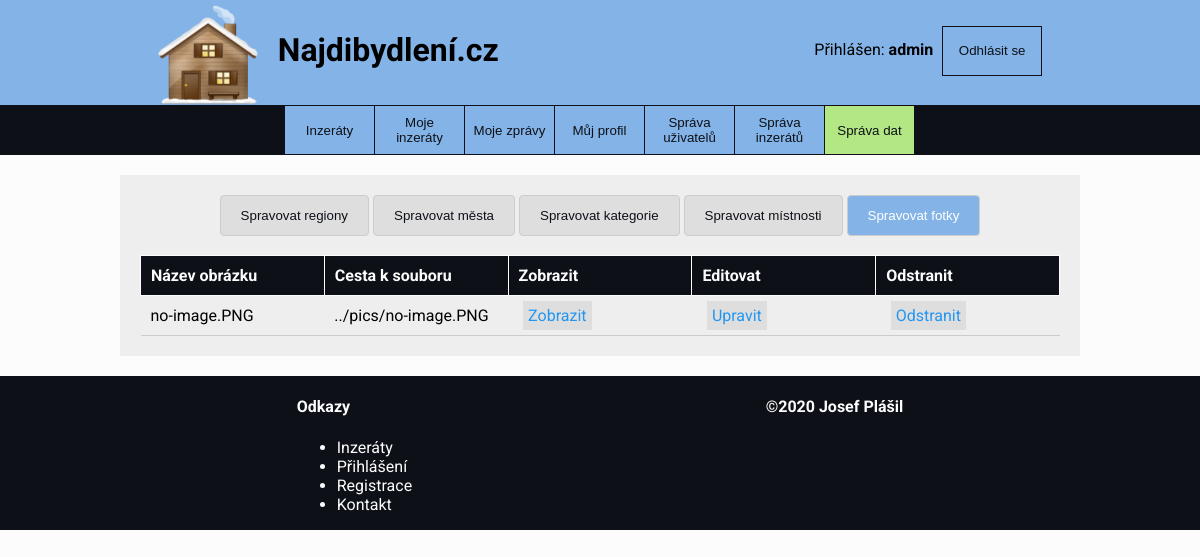
The page /index.php?page=manage_data&back (signed in) on the database as committed earlier.
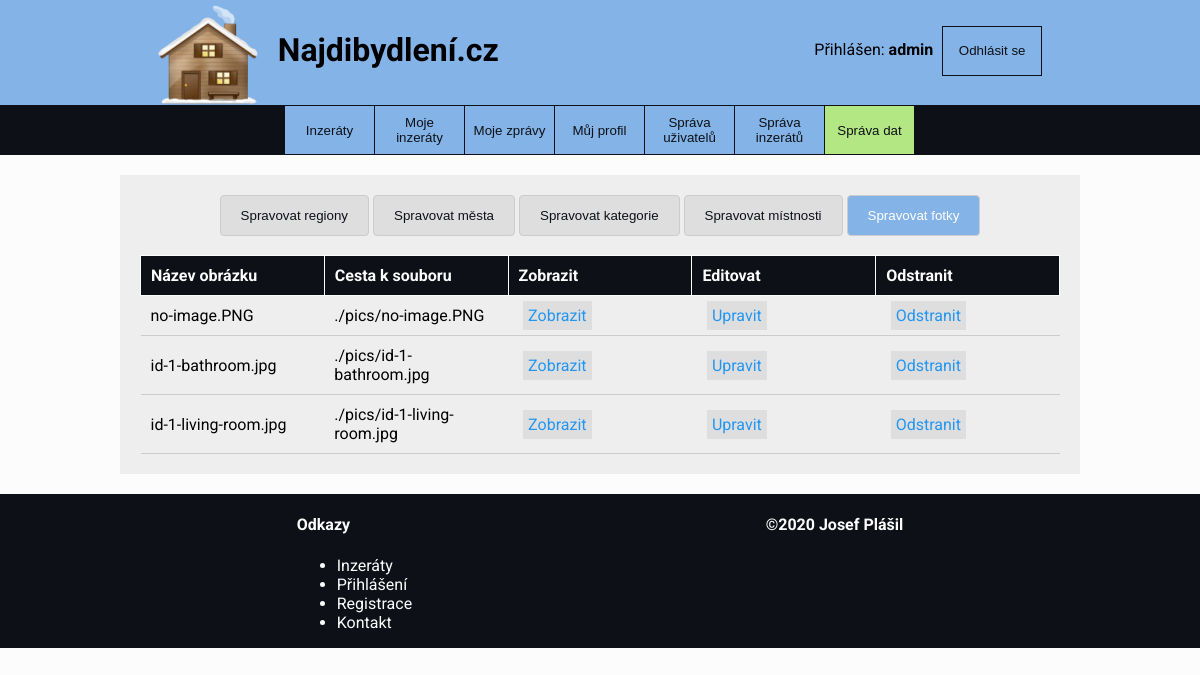
The same page on the database as committed later.
### tables this page shows
CREATE TABLE IF NOT EXISTS `images`
(
    `image_id`      INT          NOT NULL AUTO_INCREMENT,
    `name`          VARCHAR(75)  NOT NULL,
    `path`          VARCHAR(256) NOT NULL,
    `items_item_id` INT(5)       NOT NULL,
    PRIMARY KEY (`image_id`),
    INDEX `fk_images_items1_idx` (`items_item_id` ASC),
    CONSTRAINT `fk_images_items1`
        FOREIGN KEY (`items_item_id`)
            REFERENCES `items` (`item_id`)
            ON DELETE NO ACTION
            ON UPDATE NO ACTION
);

### data/function.php (called while the page is built, shortened)
<?php
$dbServername = "localhost";
$dbUsername = "root";
$dbPassword = "Database1001";
$dbName = 'db_dev';
function getAllPictures() {
    global $dbServername, $dbUsername, $dbPassword, $dbName;
    $conn = new mysqli($dbServername, $dbUsername, $dbPassword, $dbName);
    $sql = "SELECT * FROM images";
    return $conn->query($sql);
}

### page/manage_data.php (the view, shortened to what this page needs)
<?php
$pictureList = getAllPictures();
?>
<div class="full-width-wrapper">
    <div class="flex-wrap">
        <div class="item-details">
            <div id="data">
            <button id="manage-region" type="button" class="global-button global-button-active">Spravovat regiony</button>
            <button id="manage-city" type="button" class="global-button">Spravovat města</button>
            <button id="manage-category" type="button" class="global-button">Spravovat kategorie</button>
            <button id="manage-room" type="button" class="global-button">Spravovat místnosti</button>
            <button id="manage-image" type="button" class="global-button">Spravovat fotky</button>
            <br><br>
            <div id="div-image" style="display: none">
                <div style="overflow-x:auto;">
                <table class='messages-table'>
                    <tr><th>Název obrázku</th><th>Cesta k souboru</th><th>Zobrazit</th><th>Editovat</th><th>Odstranit</th></tr>
                    <?php
                    if ($pictureList->num_rows > 0) {
                        while ($rowPicture = $pictureList->fetch_assoc()) {
                            $pictureId = $rowPicture["image_id"];
                            $pictureName = $rowPicture["name"];
                            $picturePath = $rowPicture["path"];
                            echo "
                            <tr style='border-bottom: 1px solid #cccccc'><td>$pictureName</td><td>$picturePath</td>
                            <td><a class=\"information-link\" href=\"?page=view_picture&picture=$pictureId\">Zobrazit</a></td>
                            <td><a class=\"information-link\" href=\"?page=edit_picture&picture=$pictureId\">Upravit</a></td>
                            <td><a class=\"information-link\" href=\"?page=delete_picture&picture=$pictureName\" onclick=\"return confirm('Opravdu chcete fotku smazat?')\">Odstranit</a></td>
                            </tr>
                            ";
                        }
                    }
                    ?>
                </table>
                </div>
            </div>
            </div>
        </div>
    </div>
</div>

Rows that differ between the two databases and show on the page:
changed images "no-image.PNG": path "../pics/no-image.PNG" → "./pics/no-image.PNG"
added images: name "id-1-bathroom.jpg", path "./pics/id-1-bathroom.jpg"
added images: name "id-1-living-room.jpg", path "./pics/id-1-living-room.jpg"
